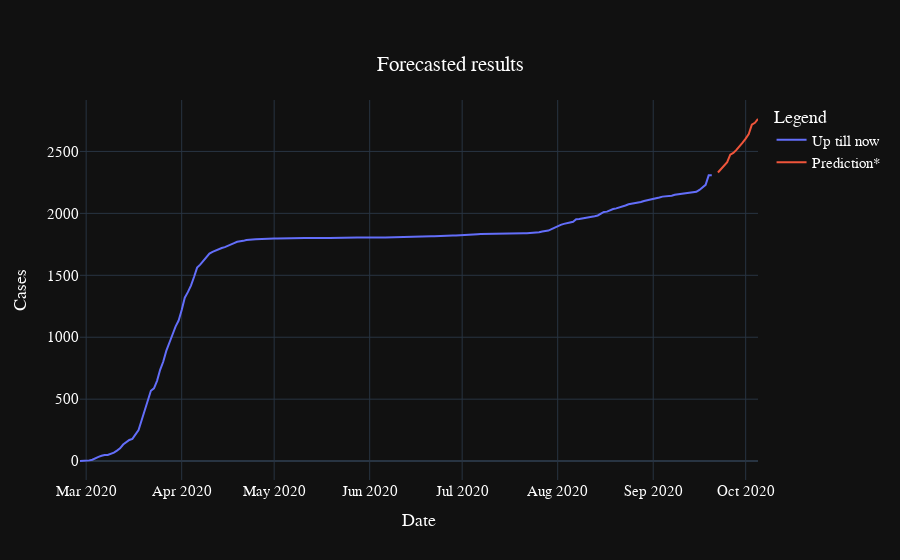

Write notebook code for a chart like this one.
### Code cell
graph.show()

### Figure 1 — Plotly figure (JSON) as saved in the notebook; plotly's stock layout.template omitted (floating-point values rounded to 4 significant figures; data arrays with more than 128 entries replaced by an {"elided": "..."} marker saying what was removed)
{"data": [{"mode": "lines", "name": "Up till now ", "type": "scatter", "x": {"elided": "206 str values"}, "y": {"elided": "206 int values"}}, {"mode": "lines", "name": "Prediction*", "type": "scatter", "x": ["2020-09-22T00:00:00", "2020-09-23T00:00:00", "2020-09-24T00:00:00", "2020-09-25T00:00:00", "2020-09-26T00:00:00", "2020-09-27T00:00:00", "2020-09-28T00:00:00", "2020-09-29T00:00:00", "2020-09-30T00:00:00", "2020-10-01T00:00:00", "2020-10-02T00:00:00", "2020-10-03T00:00:00", "2020-10-04T00:00:00", "2020-10-05T00:00:00", "cumulative"], "y": [2330.0, 2356.0, 2383.0, 2413.0, 2474.0, 2487.0, 2512.0, 2539.0, 2571.0, 2604.0, 2640.0, 2715.0, 2731.0, 2762.0]}], "layout": {"font": {"color": "white", "family": "Arial", "size": 15}, "legend": {"title": {"text": "Legend "}}, "title": {"text": "Forecasted results", "x": 0.5, "xanchor": "center", "y": 0.9, "yanchor": "top"}, "xaxis": {"title": {"text": "Date"}}, "yaxis": {"title": {"text": "Cases"}}}}
